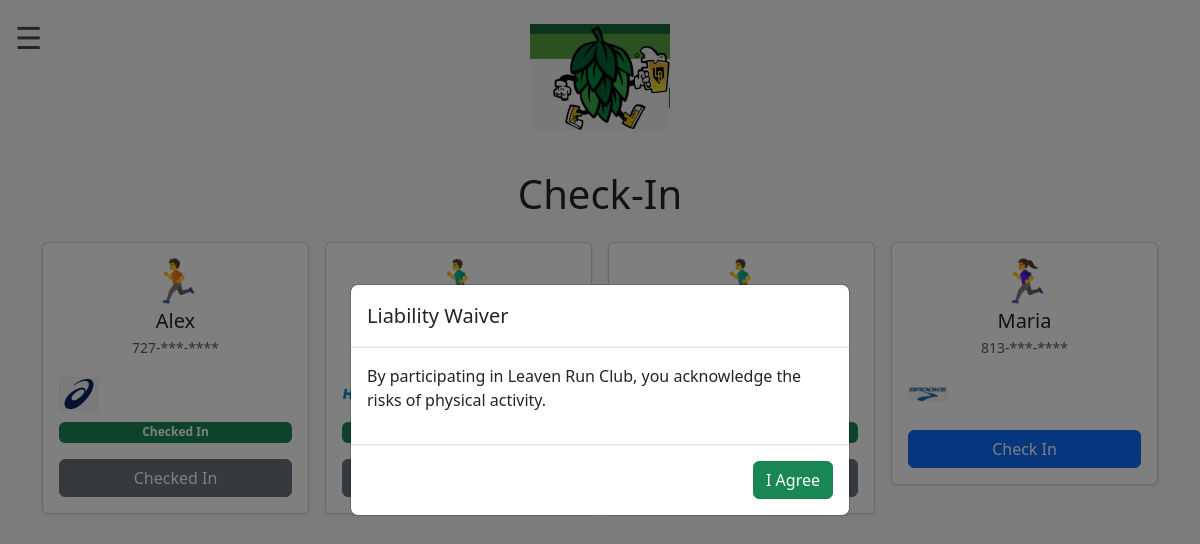
The app's page /checking with its own data.
### models.py (models this page shows)
class Runner(db.Model):
    id = db.Column(db.Integer, primary_key=True)
    name = db.Column(db.String(120), nullable=False)
    phone = db.Column(db.String(20))
    referral = db.Column(db.String(50))
    emoji = db.Column(db.String(10))
    shoe_brand = db.Column(db.String(50))
    waiver_signed = db.Column(db.Boolean, default=False)

### app.py (the view)
@app.route("/checking", methods=["GET"])
def checking():
    today = date.today()
    runners = Runner.query.order_by(Runner.name.asc()).all()
    for r in runners:
        r.checked_in_today = Attendance.query.filter_by(
            runner_id=r.id,
            date=today
        ).first() is not None
    return render_template("checking.html", runners=runners)

### templates/checking.html (shortened to what this page needs)
{% extends "base.html" %}
{% block content %}
<h1 class="mb-4 text-center">Check-In</h1>
<div class="row g-3">
    {% for r in runners %}
    <div class="col-6 col-md-4 col-lg-3">
        <div class="card shadow-sm p-3 text-center">
            <div style="font-size: 42px; line-height: 1;">
                {{ r.emoji if r.emoji else "🏃" }}
            </div>
            <h5 class="mt-2 mb-1">{{ r.name }}</h5>
            <p class="text-muted" style="font-size: 14px;">
                {% if r.phone %}
                    {{ r.phone[:3] }}‑***‑****
                {% else %}
                    —
                {% endif %}
            </p>
            {% if r.shoe_brand and r.shoe_brand != "other" %}
                <img src="{{ url_for('static', filename='logos/' + r.shoe_brand + '.png') }}"
                     style="width: 40px; height: 40px; object-fit: contain; margin-bottom: 8px;">
            {% endif %}
            {% if r.checked_in_today %}
                <div class="badge bg-success mb-2">Checked In</div>
            {% endif %}
            <form method="POST" action="/checkin_runner/{{ r.id }}">
                <button class="btn {% if r.checked_in_today %}btn-secondary{% else %}btn-primary{% endif %} w-100 mt-2">
                    {% if r.checked_in_today %}
                        Checked In
                    {% else %}
                        Check In
                    {% endif %}
                </button>
            </form>
        </div>
    </div>
    {% endfor %}
</div>
{% endblock %}

### records on screen
Runner: emoji "🏃", name "Alex", phone "727", shoe_brand (picture), shows "Checked In"
Runner: emoji "🏃‍♂️"
Runner: emoji "🏃‍♂️"
Runner: emoji "🏃‍♀️", name "Maria", phone "813", shoe_brand (picture), shows "Check In"
